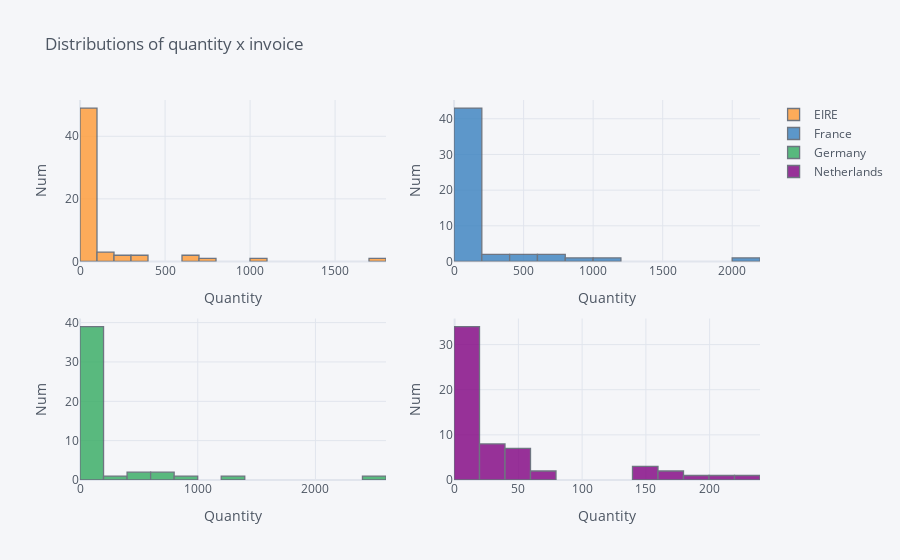

Source (notebook cell):
### Code cell
data4.iplot(kind='hist', xTitle='Quantity', subplots=True,
yTitle='Num', title='Distributions of quantity x invoice')

### Figure 1 — Plotly figure (JSON) as saved in the notebook; plotly's stock layout.template omitted (floating-point values rounded to 4 significant figures)
{"data": [{"histfunc": "count", "histnorm": "", "marker": {"color": "rgba(255, 153, 51, 1.0)", "line": {"color": "#4D5663", "width": 1.3}}, "name": "EIRE", "opacity": 0.8, "orientation": "v", "type": "histogram", "x": [112, 672, 319, 690, 42, 1013, 3, 286, 16, 330, null, 1798, null, null, 120, null, 46, 86, null, 704, 62, 1, 22, 20, 2, 105, 16, null, null, 207, 22, 1, null, 11, 17, 88, 2, 6, 1, null, null, 72, 31, 4, 1, 27, null, 8, null, 60, 1, 1, 3, null, 1, 1, 25, 16, 1, 6, 28, null, null, 1, 14, 2, 1, 2, 1, 1, 2, 2, null, null, 1, null, null, 1, null, 1, null, 1, null, null], "xaxis": "x", "yaxis": "y"}, {"histfunc": "count", "histnorm": "", "marker": {"color": "rgba(55, 128, 191, 1.0)", "line": {"color": "#4D5663", "width": 1.3}}, "name": "France", "opacity": 0.8, "orientation": "v", "type": "histogram", "x": [255, 492, 293, 608, 102, 1126, 6, 495, 15, 769, 1, 2092, 1, 9, 136, null, 35, 188, null, 820, 92, 8, 27, 9, null, 112, 15, null, null, 127, 11, null, 3, 16, 6, 49, 4, 9, 4, 1, null, 33, 6, 8, null, 22, null, null, null, 7, 1, null, 5, 1, null, null, 1, 3, null, 2, 1, 2, null, null, 1, 2, null, 1, null, null, null, null, null, null, null, 1, null, null, 1, null, null, null, null, null], "xaxis": "x2", "yaxis": "y2"}, {"histfunc": "count", "histnorm": "", "marker": {"color": "rgba(50, 171, 96, 1.0)", "line": {"color": "#4D5663", "width": 1.3}}, "name": "Germany", "opacity": 0.8, "orientation": "v", "type": "histogram", "x": [150, 448, 326, 681, 78, 1236, 2, 566, 19, 694, 1, 2490, null, 8, 158, null, 63, 198, 6, 827, 184, 5, 36, 27, null, 105, 23, 1, 2, 149, 19, null, 1, 32, 4, 21, 4, 4, null, null, null, 18, 22, 1, null, 8, 5, 9, null, 16, null, null, null, null, null, null, 2, 2, null, null, null, null, null, null, 4, 1, null, null, null, null, null, 1, null, null, null, null, 1, null, null, null, null, null, null, null], "xaxis": "x3", "yaxis": "y3"}, {"histfunc": "count", "histnorm": "", "marker": {"color": "rgba(128, 0, 128, 1.0)", "line": {"color": "#4D5663", "width": 1.3}}, "name": "Netherlands", "opacity": 0.8, "orientation": "v", "type": "histogram", "x": [151, 37, 14, 39, 1, 41, null, 28, 1, 24, null, 182, null, null, 48, 1, 8, 17, null, 150, 8, null, 9, 19, null, 50, 23, null, null, 158, 49, null, null, 44, 32, 167, null, 9, null, null, 1, 224, 215, 14, null, 75, null, 29, 1, 162, null, null, 5, null, 1, 3, 56, 70, null, 15, 38, 1, 9, null, 45, 8, 5, 3, 7, 8, null, 2, 2, 2, null, 3, null, 2, null, 1, 1, 2, 1, 1], "xaxis": "x4", "yaxis": "y4"}], "layout": {"barmode": "overlay", "legend": {"bgcolor": "#F5F6F9", "font": {"color": "#4D5663"}}, "paper_bgcolor": "#F5F6F9", "plot_bgcolor": "#F5F6F9", "title": {"font": {"color": "#4D5663"}, "text": "Distributions of quantity x invoice"}, "xaxis": {"anchor": "y", "domain": [0, 0.45], "gridcolor": "#E1E5ED", "showgrid": true, "tickfont": {"color": "#4D5663"}, "title": {"font": {"color": "#4D5663"}, "text": "Quantity"}, "zerolinecolor": "#E1E5ED"}, "xaxis2": {"anchor": "y2", "domain": [0.55, 1], "gridcolor": "#E1E5ED", "showgrid": true, "tickfont": {"color": "#4D5663"}, "title": {"font": {"color": "#4D5663"}, "text": "Quantity"}, "zerolinecolor": "#E1E5ED"}, "xaxis3": {"anchor": "y3", "domain": [0, 0.45], "gridcolor": "#E1E5ED", "showgrid": true, "tickfont": {"color": "#4D5663"}, "title": {"font": {"color": "#4D5663"}, "text": "Quantity"}, "zerolinecolor": "#E1E5ED"}, "xaxis4": {"anchor": "y4", "domain": [0.55, 1], "gridcolor": "#E1E5ED", "showgrid": true, "tickfont": {"color": "#4D5663"}, "title": {"font": {"color": "#4D5663"}, "text": "Quantity"}, "zerolinecolor": "#E1E5ED"}, "yaxis": {"anchor": "x", "domain": [0.575, 1], "gridcolor": "#E1E5ED", "showgrid": true, "tickfont": {"color": "#4D5663"}, "title": {"font": {"color": "#4D5663"}, "text": "Num"}, "zerolinecolor": "#E1E5ED"}, "yaxis2": {"anchor": "x2", "domain": [0.575, 1], "gridcolor": "#E1E5ED", "showgrid": true, "tickfont": {"color": "#4D5663"}, "title": {"font": {"color": "#4D5663"}, "text": "Num"}, "zerolinecolor": "#E1E5ED"}, "yaxis3": {"anchor": "x3", "domain": [0, 0.425], "gridcolor": "#E1E5ED", "showgrid": true, "tickfont": {"color": "#4D5663"}, "title": {"font": {"color": "#4D5663"}, "text": "Num"}, "zerolinecolor": "#E1E5ED"}, "yaxis4": {"anchor": "x4", "domain": [0, 0.425], "gridcolor": "#E1E5ED", "showgrid": true, "tickfont": {"color": "#4D5663"}, "title": {"font": {"color": "#4D5663"}, "text": "Num"}, "zerolinecolor": "#E1E5ED"}}}
